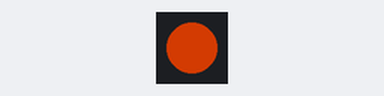
Simulated run of this sketch. Board: ESP32. Parts: 1 RGB LEDs in strip order, left to right. Dim RGB values are drawn brighter than linear; WiFi joins after 1.5 s; servers stay silent unless stated; the local clock reads 2024-03-15 10:24:30 at power-on unless the sketch sets it; what the sketch prints to the serial monitor is not drawn.

Above: at 2.4 s.
At 5.8 s:
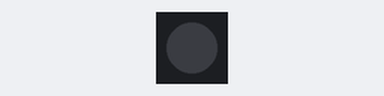
Timing chart, 0 to 7.2 s (numbered marks = the images above):
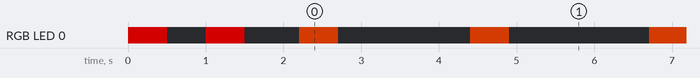

Measured:
- by itself, RGB LED 0: off → RGB(127, 0, 0) at 0.00 s, → off 0.50 s later, → RGB(127, 0, 0) 0.50 s later, → off 0.50 s later, … (118 changes in this stretch)

The sketch:

main.ino
```cpp
#include <WiFi.h>
#include <HTTPClient.h>
#include <Arduino_JSON.h>
#include <Adafruit_NeoPixel.h>
#include "time.h"

// NeoPixel settings
#define PIN        48
#define NUMPIXELS  1
Adafruit_NeoPixel pixels(NUMPIXELS, PIN, NEO_GRB + NEO_KHZ800);
#define DELAYVAL 500

// WiFi credentials
const char* ssid = "USERNAME-AP";
const char* password = "PASSWORD-AP";

// NTP Server for local time
const char* ntpServer = "pool.ntp.org";
const long  gmtOffset_sec = 12600; // GMT +3:30 (Iran)
const int   daylightOffset_sec = 0;

// API endpoint that provides time (JSON response)
String serverName = "http://192.168.1.100:44555/time";

// Interval between checks
unsigned long lastTime = 0;
unsigned long timerDelay = 1000; // 1 second

// Time received from API
int api_hour = -1;
int api_minute = -1;

// Warning threshold (in minutes)
const int ALERT_BEFORE_MINUTES = 2;

// Initial setup
void setup() {
  Serial.begin(115200);
  pixels.begin();
  pixels.clear();
  pixels.show();

  // Connect to WiFi
  WiFi.begin(ssid, password);
  Serial.print("Connecting to WiFi");
  while (WiFi.status() != WL_CONNECTED) {
    blinkColor(pixels.Color(127, 0, 0)); // Red = connecting
    Serial.print(".");
  }

  Serial.println("\n✅ Connected to WiFi");

  // Enable NTP
  configTime(gmtOffset_sec, daylightOffset_sec, ntpServer);
}

void loop() {
  if ((millis() - lastTime) > timerDelay) {
    lastTime = millis();

    if (WiFi.status() != WL_CONNECTED) {
      blinkColor(pixels.Color(127, 0, 0)); // Blinking red
      return;
    }

    // Get time from API
    String response = httpGETRequest(serverName);
    if (response.length() == 0) {
      blinkColor(pixels.Color(126, 35, 1.5)); // Orange = failed to receive
      delay(100);
      blinkColor(pixels.Color(0, 0, 0));
      delay(100);
      blinkColor(pixels.Color(126, 35, 1.5));
      delay(100);
      blinkColor(pixels.Color(0, 0, 0));
      return;
    }

    JSONVar data = JSON.parse(response);
    if (JSON.typeof(data) == "undefined") {
      Serial.println("❌ JSON Parse Failed");
      return;
    }

    api_hour = int(data["hour"]);
    api_minute = int(data["minute"]);

    Serial.print("🕒 API Time: ");
    Serial.print(api_hour);
    Serial.print(":");
    Serial.println(api_minute);

    // Compare current time with API time
    if (isTimeClose(api_hour, api_minute)) {
      blinkColor(pixels.Color(127, 127, 0)); // Blinking yellow = near scheduled time
    } else {
      setColor(pixels.Color(0, 100, 0)); // Solid green = success
      delay(500);
      setColor(pixels.Color(0, 0, 0)); // Turn off
    }
  }
}

// Compare current local time with target time
bool isTimeClose(int targetHour, int targetMinute) {
  struct tm timeinfo;
  if (!getLocalTime(&timeinfo)) {
    Serial.println("❌ Failed to obtain local time");
    return false;
  }

  int nowMin = timeinfo.tm_hour * 60 + timeinfo.tm_min;
  int targetMin = targetHour * 60 + targetMinute;

  Serial.print("⏱️ Local Time: ");
  Serial.print(timeinfo.tm_hour);
  Serial.print(":");
  Serial.println(timeinfo.tm_min);

  return abs(nowMin - targetMin + 2) <= ALERT_BEFORE_MINUTES;
}

// Blink NeoPixel with specific color
void blinkColor(uint32_t color) {
  pixels.clear();
  pixels.setPixelColor(0, color);
  pixels.show();
  delay(DELAYVAL);
  pixels.clear();
  pixels.show();
  delay(DELAYVAL);
}

// Set NeoPixel to solid color
void setColor(uint32_t color) {
  pixels.clear();
  pixels.setPixelColor(0, color);
  pixels.show();
}

// Send HTTP GET request
String httpGETRequest(String server) {
  HTTPClient http;
  http.begin(server);
  int httpResponseCode = http.GET();
  String payload = "";

  if (httpResponseCode > 0) {
    payload = http.getString();
  } else {
    Serial.print("❌ HTTP GET failed: ");
    Serial.println(httpResponseCode);
  }

  http.end();
  return payload;
}
```
